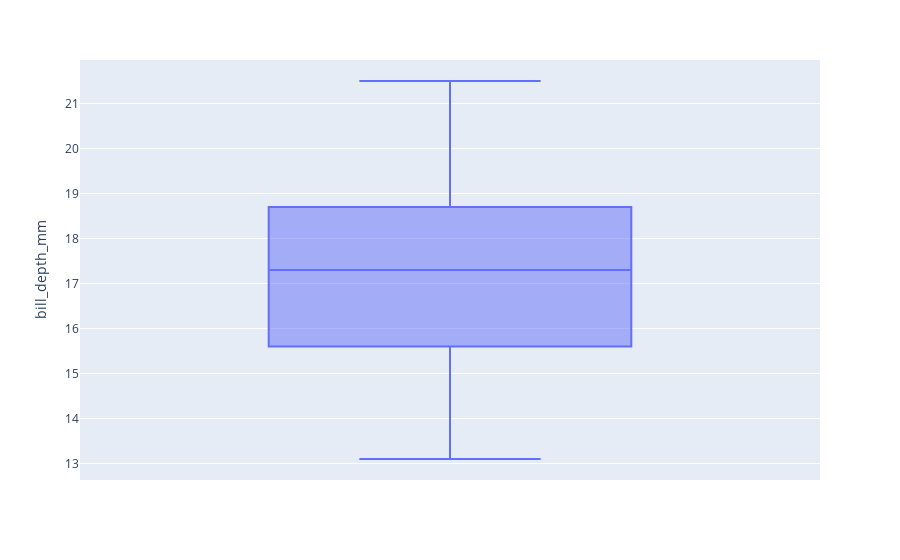

This figure's notebook cell:
### Markdown cell above
- Figure 3

### Code cell
fig1  = px.box(df , y="bill_depth_mm")
fig1.show()

### Figure 1 — Plotly figure (JSON) as saved in the notebook; plotly's stock layout.template omitted (floating-point values rounded to 4 significant figures; data arrays with more than 128 entries replaced by an {"elided": "..."} marker saying what was removed)
{"data": [{"alignmentgroup": "True", "hovertemplate": "bill_depth_mm=%{y}<extra></extra>", "legendgroup": "", "marker": {"color": "#636efa"}, "name": "", "notched": false, "offsetgroup": "", "orientation": "v", "showlegend": false, "type": "box", "x0": " ", "xaxis": "x", "y": {"elided": "342 float values"}, "y0": " ", "yaxis": "y"}], "layout": {"boxmode": "group", "legend": {"tracegroupgap": 0}, "margin": {"t": 60}, "xaxis": {"anchor": "y", "domain": [0, 1]}, "yaxis": {"anchor": "x", "domain": [0, 1], "title": {"text": "bill_depth_mm"}}}}
